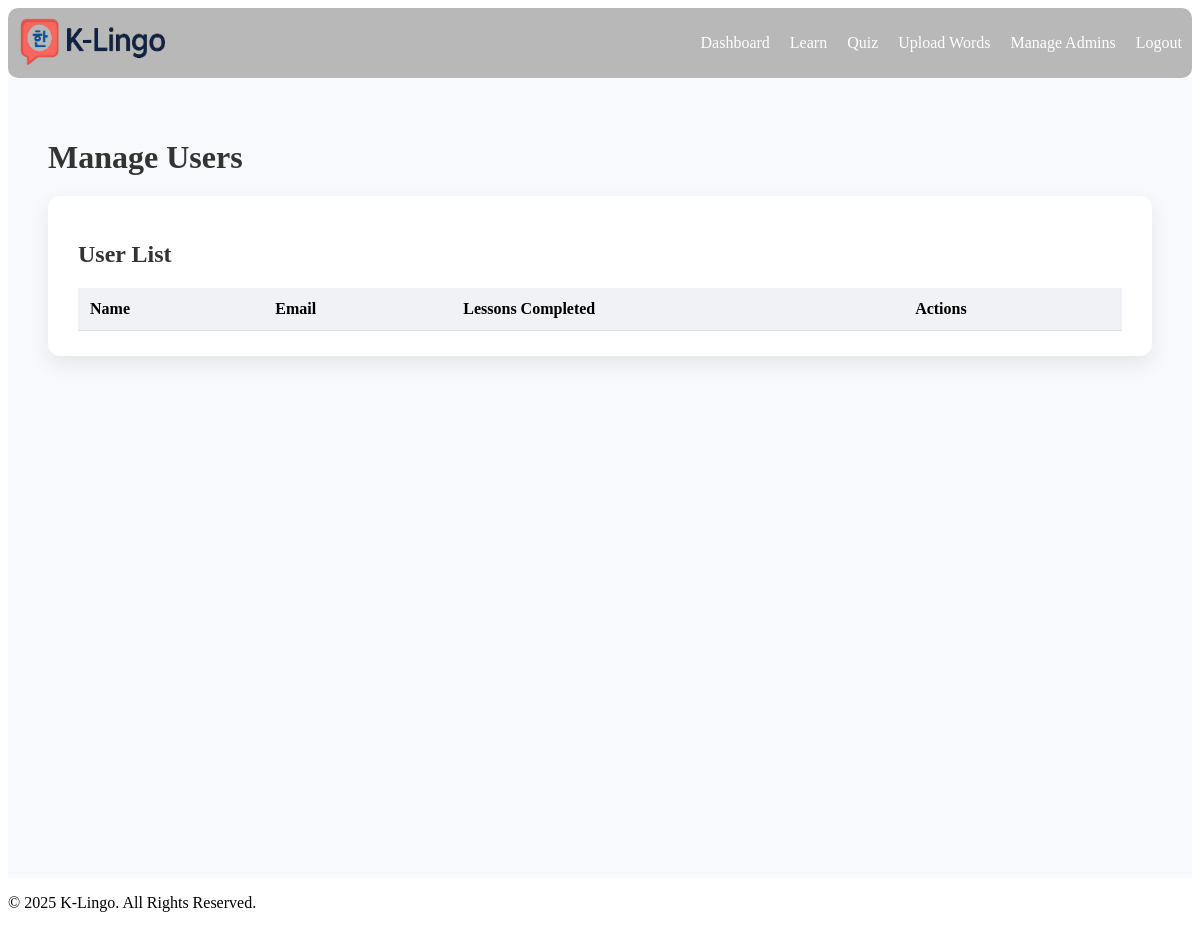
The app's page /views/superadmin/manage-users.php (signed in), older data.
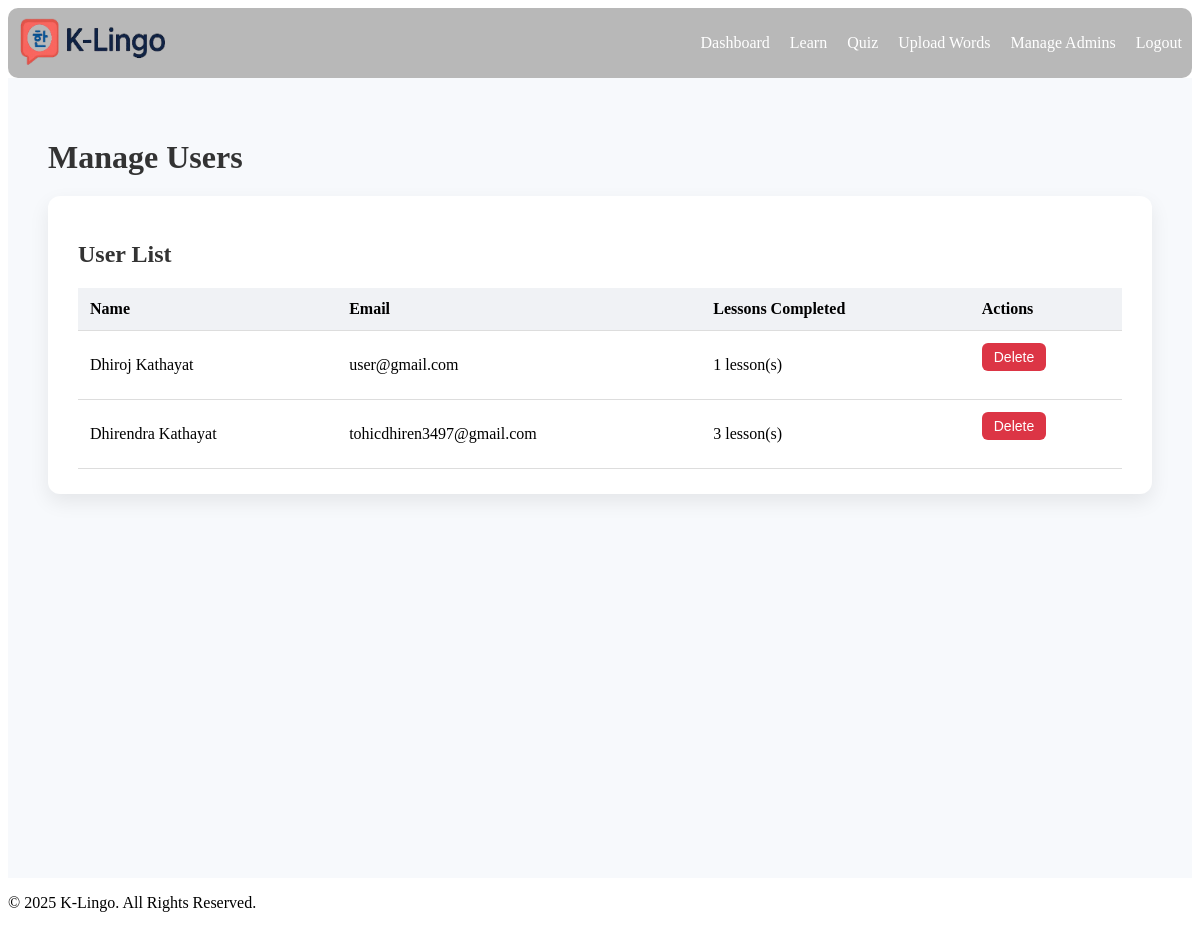
The same page, newer data.
### tables this page shows
CREATE TABLE `users` (
  `id` int(11) NOT NULL,
  `name` varchar(100) NOT NULL,
  `email` varchar(100) NOT NULL,
  `password` varchar(255) NOT NULL,
  `role` enum('user','admin','super_admin') DEFAULT 'user',
  `created_at` timestamp NOT NULL DEFAULT current_timestamp()
);

### views/superadmin/manage-users.php (the view, shortened to what this page needs)
<?php
require_once('../../includes/db.php');
$userResult = $conn->query("
    SELECT u.id, u.name, u.email, u.role,
           COUNT(p.id) AS total_completed_lessons
    FROM users u
    LEFT JOIN user_progress p ON u.id = p.user_id AND p.completed = 1
    WHERE u.role = 'user'
    GROUP BY u.id
");
$users = [];
if ($userResult) {
    while ($row = $userResult->fetch_assoc()) {
        $users[] = $row;
    }
}
?>
<?php include('../../includes/header.php'); ?>
<div class="superadmin-container">
    <h1>Manage Users</h1>
    <div class="card">
        <h2>User List</h2>
        <table>
            <thead>
                <tr>
                    <th>Name</th>
                    <th>Email</th>
                    <th>Lessons Completed</th>
                    <th>Actions</th>
                </tr>
            </thead>
            <tbody>
                <?php foreach ($users as $user): ?>
                    <tr>
                        <td><?php echo htmlspecialchars($user['name']); ?></td>
                        <td><?php echo htmlspecialchars($user['email']); ?></td>
                        <td><?php echo htmlspecialchars($user['total_completed_lessons']); ?> lesson(s)</td>
                        <td>
                            <form action="delete-user.php" method="POST" onsubmit="return confirm('Are you sure you want to delete this user?');">
                                <button type="submit" class="btn-danger">Delete</button>
                            </form>
                        </td>
                    </tr>
                <?php endforeach; ?>
            </tbody>
        </table>
    </div>
</div>
<?php include('../../includes/footer.php'); ?>

Row changes from the older to the newer data that the page shows:
added users: name "Dhiroj Kathayat", email "user@gmail.com", total_completed_lessons "1"
added users: name "Dhirendra Kathayat", email "tohicdhiren3497@gmail.com", total_completed_lessons "3"
